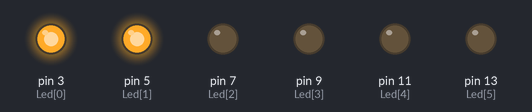
The sketch below on a simulated Arduino Uno, built with avr-gcc and run on an emulated ATmega328P. Parts: output pins drawn as LEDs (lit = HIGH).

Above: at 0.5 s.
At 1.5 s:
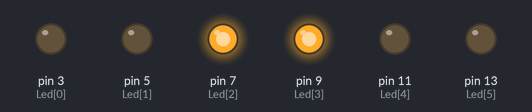
At 5.5 s:
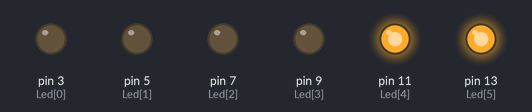
Timing chart, 0 to 6.9 s (numbered marks = the images above):
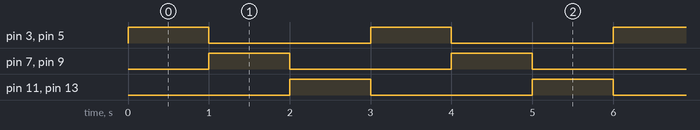

Measured:
- by itself, pin 3 (Led[0]), pin 5 (Led[1]), pin 7 (Led[2]), pin 9 (Led[3]), pin 11 (Led[4]), pin 13 (Led[5]): alternates HIGH for 1.0 s and LOW for 2.0 s
- by itself, everything shown: repeats every 3.0 s, in 4 steps

The sketch:

P3-6_Leds_Q5.ino
```cpp
// Croquis P3-6_Leds_Q4.ino

//----- CONSTANTES -----
int Led[] = {3,5,7,9,11,13};

//----- VARIABLES -----
int tempsLed = 1000; // Temps d'attente

//----- PROCEDURE D'INITIALISATION -----
void setup() { // Toutes les lignes en sortie
for (int indice = 0 ; indice <= 5 ; indice++) {
  pinMode(Led[indice], OUTPUT);
}
}

//----- BOUCLE PRINCIPALE -----
void loop(){
for (int indice = 0 ; indice <= 4 ; indice=indice+2) {
  digitalWrite(Led[indice], HIGH); // LED indice allumée
  digitalWrite(Led[indice+1], HIGH); // LED indice+3 allumée
  delay(tempsLed); // Attente de tempsLed millisecondes
  digitalWrite(Led[indice], LOW);  // LED indice éteinte
  digitalWrite(Led[indice+1], LOW); // LED indice+3 éteinte
}
}
```
